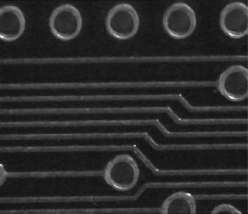
#> input picture ch_04_binary_vision/images/optimal_thresholding_of_a_grey_scale_image.jpg, 248 x 214 px, found by its file name
$ jupyter execute ch_04_2_2.ipynb   (shell and % lines are left out)
#> lines starting #> are read from the running program, lines starting #| are printed output that depends on the picture; after the words box and inside, x2 and y2 are one past the last pixel; in counts of white or black regions, pixels touching at a corner belong together
# آستانه مطلوب (Optimal Thresholding)

روش قبلی (تحلیل دونمایی هیستوگرام) تا زمانی که دو قله جدا از یکدیگر باشند و نویز بیش از اندازه نباشد، به درستی کار می‌کند. به محض اینکه دو قله به هم نزدیک می‌شوند و در هم فرو می‌روند، دیگر استفاده از آنتی مد جواب بهینه را به ما نمی‌دهد.

فرض کنیم ۲ قله هر کدام یک توزیع نرمال (Normal Distributions) باشد. در این صورت آستانه بهینه جایی است که این دو توزیع با هم برخورد می‌کنند.
در این حالت نقطه آنتی مد دورتر درسمت راست محل تلاقی ۲ توزیع نرمال قرار می‌گیرد

الگوریتم زیر نحوه بدست آوردن آستانه مطلوب را نشان می‌دهد:
1. یک مقدار اولیه برای آستانه انتخاب می‌کنیم
$$
t=0
$$
$$
T^{t}=<initial>
$$
2. در یک حلقه تکراری میانگین پیکسل‌های کوچک‌تر از آستانه و میانگین پیکسل‌های بزرگ‌تر از آستانه را محاسبه می‌کنیم.
$$
w_{b}(T^{t})=\Sigma^{T^{t}-1}_{g=0}p(g)
$$

$$
\mu_{b}(T^{t})=\frac{\Sigma^{T^{t}-1}_{g=0}p(g).g}{w_{b}(T^{t})}
$$

$$
w_{f}(T^{t})=1-w_{b}(T^{t})
$$

$$
\mu_{f}(T^{t})=\frac{\Sigma^{255}_{T^{t}}p(g).g}{w_{f}(T^{t})}
$$
3. مقدار آستانه را بروزرسانی می‌کنیم:
$$
T^{t+1}=\frac{\mu_{b}(T^{t}) + \mu_{f}(T^{t})}{2}
$$
4. در صورتی که مقدار آستانه جدید با آستانه قبلی برابر بود، برنامه  متوقف می‌شود، در غیر این صورت حلقه با آستانه جدید تکرار می‌شود

برای مثال می‌خواهیم آستانه تصویر زیر را از روش آستانه مطلوب بدست آوریم

[cell 1]
# import necessary libraries
from math import floor
import cv2
import numpy as np
import matplotlib.pyplot as plt

# to show image in notebook

[cell 2]
img = cv2.imread('/content/optimal_thresholding_of_a_grey_scale_image.jpg')
#> img is the input picture: shape (214, 248, 3); min 2, max 249, mean 43

plt.axis('off')
plt.imshow(img, cmap='gray')

هیستوگرام تصویر را بدست می‌‌آوریم

[cell 3]
histogram = cv2.calcHist([img], [0], None, [256], [0, 256])
#> histogram = 256 values, max 4091 at index 26, min 0 at index 0, mean 207.3

plt.plot(histogram, color='gray')
plt.xlim([0, 256])
plt.ylim([0, 4500])
plt.show()
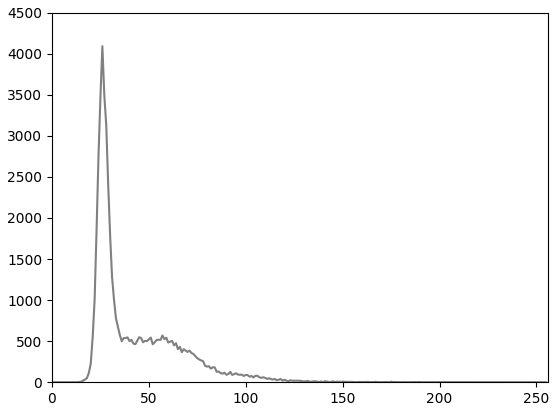
#> figure drawn by matplotlib, 1 panel; curve peaks at x = 26, y = 4091

یک تابع تعریف می‌کنیم که الگوریتم به دست آوردن آستانه مطلوب در آن پیاده‌سازی شود

[cell 4]
def optimal_threshold(histogram)-> int:
  T = np.random.randint(0, 255)

  while(True):
    w_b = 0
    for i in range(T):
      w_b += histogram[i][0] / histogram.sum()

    w_f = 1 - w_b

    temp_b = 0
    for i in range(T):
      temp_b += (histogram[i][0] / histogram.sum()) * i

    mean_b = temp_b / w_b

    temp_f = 0
    for i in range(T, 256):
      temp_f += (histogram[i][0] / histogram.sum()) * i

    mean_f = temp_f / w_f

    new_T = floor((mean_b + mean_f) / 2)

    if new_T == T:
      return new_T

    T = new_T

با اجرای تابع آستانه را بدست می‌آوریم

[cell 5]
T = optimal_threshold(histogram)
#> T = 51

print('Optimal Threshold is: {}'.format(T))
#| Optimal Threshold is: 51

با استفاده از آستانه بدست آمده تصویر باینری را بدست می‌آوریم

[cell 6]
_, img_binary = cv2.threshold(img, T, 255, cv2.THRESH_BINARY)
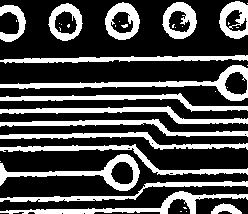
#> img_binary: shape (214, 248, 3); 29.3% white; 37 white regions (21 under 20 px), largest, box (x1, y1, x2, y2) and area: (0, 65, 248, 101) 1615, (0, 191, 248, 214) 1296, (0, 106, 248, 124) 1245

plt.axis('off')
plt.imshow(img_binary, cmap='gray')
